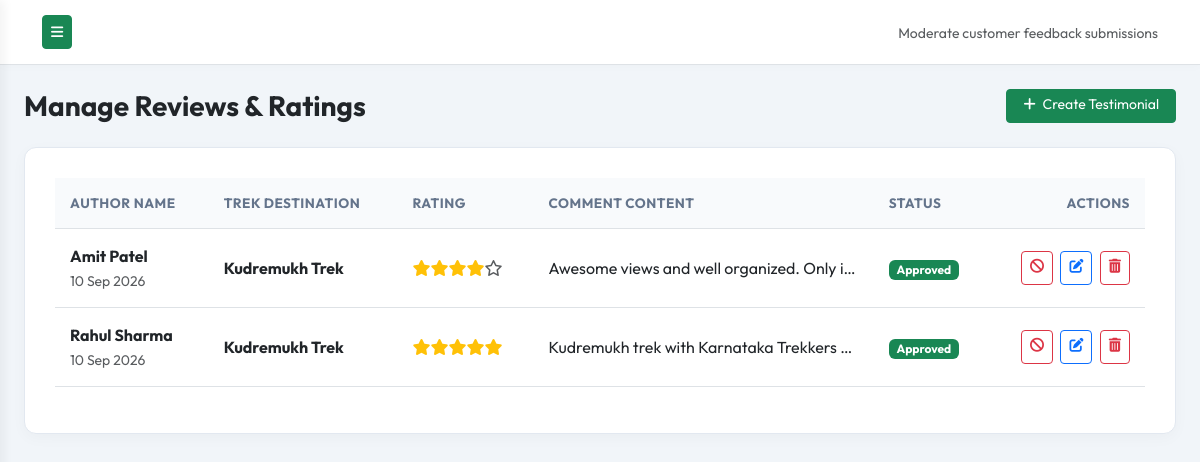
The page /admin/reviews/manage.php (signed in) on the database its author committed.
### tables this page shows
CREATE TABLE IF NOT EXISTS `reviews` (
  `id` INT AUTO_INCREMENT PRIMARY KEY,
  `user_id` INT DEFAULT NULL,
  `trek_id` INT NOT NULL,
  `name` VARCHAR(100) NOT NULL,
  `rating` INT NOT NULL CHECK (`rating` BETWEEN 1 AND 5),
  `comment` TEXT NOT NULL,
  `status` ENUM('Pending', 'Approved', 'Rejected') DEFAULT 'Pending',
  `created_at` TIMESTAMP DEFAULT CURRENT_TIMESTAMP,
  FOREIGN KEY (`user_id`) REFERENCES `users`(`id`) ON DELETE SET NULL,
  FOREIGN KEY (`trek_id`) REFERENCES `treks`(`id`) ON DELETE CASCADE
);

CREATE TABLE IF NOT EXISTS `treks` (
  `id` INT AUTO_INCREMENT PRIMARY KEY,
  `category_id` INT DEFAULT NULL,
  `title` VARCHAR(255) NOT NULL,
  `slug` VARCHAR(255) NOT NULL UNIQUE,
  `location` VARCHAR(150) DEFAULT 'Karnataka',
  `image` VARCHAR(255) DEFAULT NULL,
  `duration` VARCHAR(100) NOT NULL,
  `difficulty` ENUM('Easy', 'Moderate', 'Difficult') DEFAULT 'Moderate',
  `trek_distance` DECIMAL(5,2) NOT NULL,
  `altitude` INT NOT NULL,
  `price` DECIMAL(10,2) NOT NULL,
  `offer_price` DECIMAL(10,2) DEFAULT NULL,
  `with_transport_price` DECIMAL(10,2) NOT NULL DEFAULT 0.00,
  `with_transport_offer_price` DECIMAL(10,2) DEFAULT NULL,
  `without_transport_price` DECIMAL(10,2) NOT NULL DEFAULT 0.00,
  `without_transport_offer_price` DECIMAL(10,2) DEFAULT NULL,
  `transport_enabled` TINYINT(1) DEFAULT 1,
  `own_transport_enabled` TINYINT(1) DEFAULT 1,
  `own_transport_note` TEXT DEFAULT NULL,
  `with_transport_note` TEXT DEFAULT NULL,
  `description` TEXT NOT NULL,
  `itinerary` TEXT NOT NULL,
  `inclusions` TEXT DEFAULT NULL,
  `exclusions` TEXT DEFAULT NULL,
  `with_transport_inclusions` TEXT DEFAULT NULL,
  `with_transport_exclusions` TEXT DEFAULT NULL,
  `own_transport_inclusions` TEXT DEFAULT NULL,
  `own_transport_exclusions` TEXT DEFAULT NULL,
  `things_to_carry` TEXT DEFAULT NULL,
  `pickup_points_txt` TEXT DEFAULT NULL,
  `status` ENUM('Active', 'Inactive') DEFAULT 'Active',
  `recurring_friday` TINYINT(1) DEFAULT 0,
  `recurring_saturday` TINYINT(1) DEFAULT 0,
  `recurring_sunday` TINYINT(1) DEFAULT 0,
  `recurring_until` DATE DEFAULT NULL,
  `featured` TINYINT(1) DEFAULT 0,
  `meta_title` VARCHAR(150) DEFAULT NULL,
  `meta_description` VARCHAR(255) DEFAULT NULL,
  `focus_keyphrase` VARCHAR(150) DEFAULT NULL,
  `excerpt` TEXT DEFAULT NULL,
  `image_alt` VARCHAR(255) DEFAULT NULL,
  `tags` TEXT DEFAULT NULL,
  `created_at` TIMESTAMP DEFAULT CURRENT_TIMESTAMP,
  `updated_at` TIMESTAMP DEFAULT CURRENT_TIMESTAMP ON UPDATE CURRENT_TIMESTAMP,
  FOREIGN KEY (`category_id`) REFERENCES `trek_categories`(`id`) ON DELETE SET NULL
);

### admin/reviews/manage.php (the view, shortened to what this page needs)
<?php
require_once __DIR__ . '/../../includes/functions.php';
$db = Database::connect();
try {
    $stmt = $db->query("SELECT r.*, t.title as trek_title FROM reviews r
                        INNER JOIN treks t ON r.trek_id = t.id
                        ORDER BY r.id DESC");
    $reviews = $stmt->fetchAll();
} catch (PDOException $e) {
    die("System error: " . $e->getMessage());
}
?>
<!DOCTYPE html>
<html lang="en">
<head>
    <link href="https://cdn.jsdelivr.net/npm/bootstrap@5.3.0/dist/css/bootstrap.min.css" rel="stylesheet">
    <link href="https://cdnjs.cloudflare.com/ajax/libs/font-awesome/6.4.0/css/all.min.css" rel="stylesheet">
    <link href="<?php echo SITE_URL; ?>/assets/css/admin.css" rel="stylesheet">
    <link href="<?php echo SITE_URL; ?>/assets/css/responsive.css" rel="stylesheet">
</head>
<body class="admin-body">
<div class="d-flex" id="wrapper">
    <div id="page-content-wrapper">
        <nav class="navbar navbar-expand-lg navbar-light admin-navbar border-bottom">
            <div class="container-fluid">
                <button class="btn btn-success btn-sm" id="menu-toggle"><i class="fas fa-bars"></i></button>
                <div class="ms-auto">
                    <span class="text-muted small">Moderate customer feedback submissions</span>
                </div>
            </div>
        </nav>
        <div class="container-fluid p-4">
            <div class="d-flex justify-content-between align-items-center mb-4">
                <h3 class="fw-bold mb-0">Manage Reviews & Ratings</h3>
                <a href="<?php echo SITE_URL; ?>/admin/reviews/add.php" class="btn btn-success btn-sm px-3">
                    <i class="fas fa-plus me-1"></i> Create Testimonial
                </a>
            </div>
            <div class="admin-card">
                <div class="table-responsive">
                    <table class="table table-hover table-custom align-middle text-muted">
                        <thead>
                            <tr>
                                <th>Author Name</th>
                                <th>Trek Destination</th>
                                <th>Rating</th>
                                <th>Comment Content</th>
                                <th>Status</th>
                                <th class="text-end">Actions</th>
                            </tr>
                        </thead>
                        <tbody>
                            <?php if (!empty($reviews)): ?>
                                <?php foreach ($reviews as $rev):
                                    $status_badge = $rev['status'] === 'Approved' ? 'bg-success' : ($rev['status'] === 'Pending' ? 'bg-warning text-dark' : 'bg-danger');
                                ?>
                                    <tr>
                                        <td>
                                            <div class="fw-bold text-dark"><?php echo htmlspecialchars($rev['name']); ?></div>
                                            <small class="text-muted"><?php echo format_date($rev['created_at']); ?></small>
                                        </td>
                                        <td><strong><?php echo htmlspecialchars($rev['trek_title']); ?></strong></td>
                                        <td>
                                            <?php echo render_rating_stars($rev['rating']); ?>
                                        </td>
                                        <td style="max-width: 300px; overflow: hidden; text-overflow: ellipsis; white-space: nowrap;">
                                            <?php echo htmlspecialchars($rev['comment']); ?>
                                        </td>
                                        <td><span class="badge <?php echo $status_badge; ?>"><?php echo $rev['status']; ?></span></td>
                                        <td class="text-end" style="white-space: nowrap;">
                                            <?php if ($rev['status'] !== 'Rejected'): ?>
                                                <a href="<?php echo SITE_URL; ?>/admin/reviews/manage.php?action=reject&id=<?php echo $rev['id']; ?>" class="btn btn-sm btn-outline-danger py-1 px-2 me-1" title="Reject">
                                                    <i class="fas fa-ban"></i>
                                                </a>
                                            <?php endif; ?>
                                            <a href="<?php echo SITE_URL; ?>/admin/reviews/add.php?id=<?php echo $rev['id']; ?>" class="btn btn-sm btn-outline-primary py-1 px-2 me-1" title="Edit">
                                                <i class="fas fa-edit"></i>
                                            </a>
                                            <a href="<?php echo SITE_URL; ?>/admin/reviews/manage.php?action=delete&id=<?php echo $rev['id']; ?>" class="btn btn-sm btn-outline-danger py-1 px-2" title="Delete" onclick="return confirm('Are you sure you want to delete this review/testimonial?')">
                                                <i class="fas fa-trash-alt"></i>
                                            </a>
                                        </td>
                                    </tr>
                                <?php endforeach; ?>
                            <?php else: ?>
                                <tr>
                                    <td colspan="6" class="text-center py-4">No reviews recorded yet.</td>
                                </tr>
                            <?php endif; ?>
                        </tbody>
                    </table>
                </div>
            </div>
        </div>
    </div>
</div>
</body>
</html>

### includes/functions.php (shortened to what this page needs)
<?php
function format_date($date_str, $format = 'd M Y') {
    $timestamp = strtotime($date_str);
    return date($format, $timestamp);
}
function render_rating_stars($rating) {
    $stars = '';
    for ($i = 1; $i <= 5; $i++) {
        if ($i <= $rating) {
            $stars .= '<i class="fas fa-star text-warning"></i>';
        } else {
            $stars .= '<i class="far fa-star text-muted"></i>';
        }
    }
    return $stars;
}

### assets/css/admin.css (style rules this page uses)
:root { --admin-primary: #2D5A27; --admin-secondary: #34495E; --admin-dark: #1E293B; --admin-light: #F8FAFC; --sidebar-width: 260px; --transition: all 0.3s cubic-bezier(0.25, 0.8, 0.25, 1); }
body.admin-body { background-color: #F1F5F9; font-family: 'Outfit', sans-serif; overflow-x: hidden; }
#wrapper { display: flex; width: 100%; }
#page-content-wrapper { min-width: 100vw; transition: margin 0.3s cubic-bezier(0.25, 0.8, 0.25, 1); }
.admin-navbar { background-color: #FFFFFF; box-shadow: 0 2px 10px rgba(0,0,0,0.02); padding: 15px 30px; }
.admin-card { background-color: #FFFFFF; border-radius: 12px; box-shadow: 0 4px 15px rgba(0,0,0,0.03); border: 1px solid #E2E8F0; padding: 30px; margin-bottom: 30px; }
.table-custom th { background-color: #F8FAFC; color: #64748B; font-size: 0.85rem; text-transform: uppercase; font-weight: 700; letter-spacing: 0.5px; padding: 15px; }
.table-custom td { padding: 15px; vertical-align: middle; }
@media (min-width: 768px) { #page-content-wrapper { min-width: 0; width: 100%; } }

### assets/css/responsive.css (style rules this page uses)
*, *::before, *::after { box-sizing: border-box; }
html { -webkit-text-size-adjust: 100%; scroll-behavior: smooth; }
body { overflow-x: hidden; -webkit-font-smoothing: antialiased; }
input, select, textarea, button, .btn { min-height: 46px; }
.btn-sm, .form-control-sm, select.form-select-sm, .btn-group-sm > .btn { min-height: 34px !important; }
h1, h2, h3, h4, h5, h6, p, a, span, li, td, th, label { word-wrap: break-word; overflow-wrap: break-word; }
@media (min-width: 1025px) { #page-content-wrapper { min-width: 0; width: 100%; } }
.table-responsive { -webkit-overflow-scrolling: touch; }

### rows shown on the page
reviews: name "Amit Patel", created_at "10 Sep 2026", trek.title "Kudremukh Trek", rating 4 (drawn), comment "Awesome views and well organized. Only i…", status "Approved"
reviews: name "Rahul Sharma", created_at "10 Sep 2026", trek.title "Kudremukh Trek", rating 5 (drawn), comment "Kudremukh trek with Karnataka Trekkers…", status "Approved"
